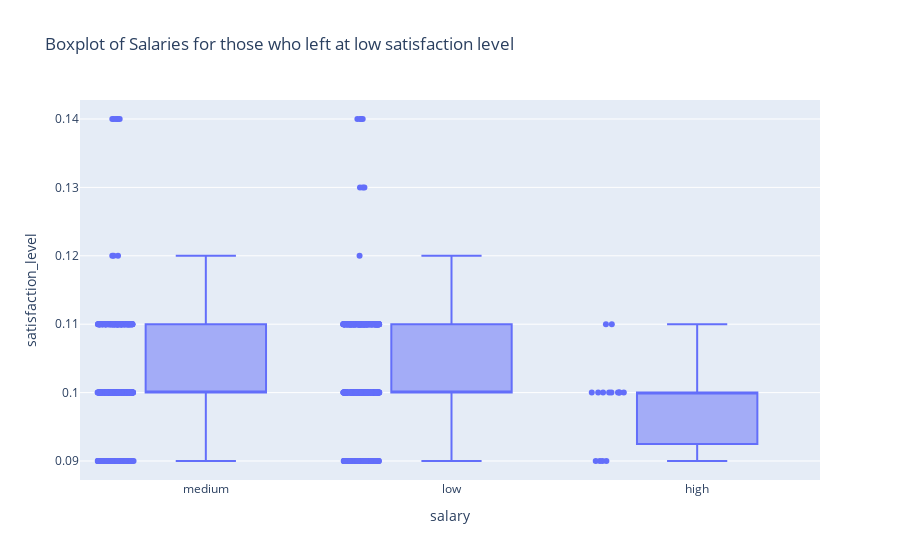

The notebook cell saved with this chart:
### Code cell
# Ploytly boxplot of salaries for those who left at low satisfaction level with title
import plotly.express as px
fig = px.box(satisfaction_low[satisfaction_low['left']==1], x='salary', y='satisfaction_level', points='all', title='Boxplot of Salaries for those who left at low satisfaction level')
fig.show()

### Figure 1 — Plotly figure (JSON) as saved in the notebook; plotly's stock layout.template omitted (floating-point values rounded to 4 significant figures; data arrays with more than 128 entries replaced by an {"elided": "..."} marker saying what was removed)
{"data": [{"alignmentgroup": "True", "boxpoints": "all", "hovertemplate": "salary=%{x}<br>satisfaction_level=%{y}<extra></extra>", "legendgroup": "", "marker": {"color": "#636efa"}, "name": "", "notched": false, "offsetgroup": "", "orientation": "v", "showlegend": false, "type": "box", "x": {"elided": "905 str values"}, "x0": " ", "xaxis": "x", "y": {"elided": "905 float values"}, "y0": " ", "yaxis": "y"}], "layout": {"boxmode": "group", "legend": {"tracegroupgap": 0}, "title": {"text": "Boxplot of Salaries for those who left at low satisfaction level"}, "xaxis": {"anchor": "y", "domain": [0, 1], "title": {"text": "salary"}}, "yaxis": {"anchor": "x", "domain": [0, 1], "title": {"text": "satisfaction_level"}}}}
